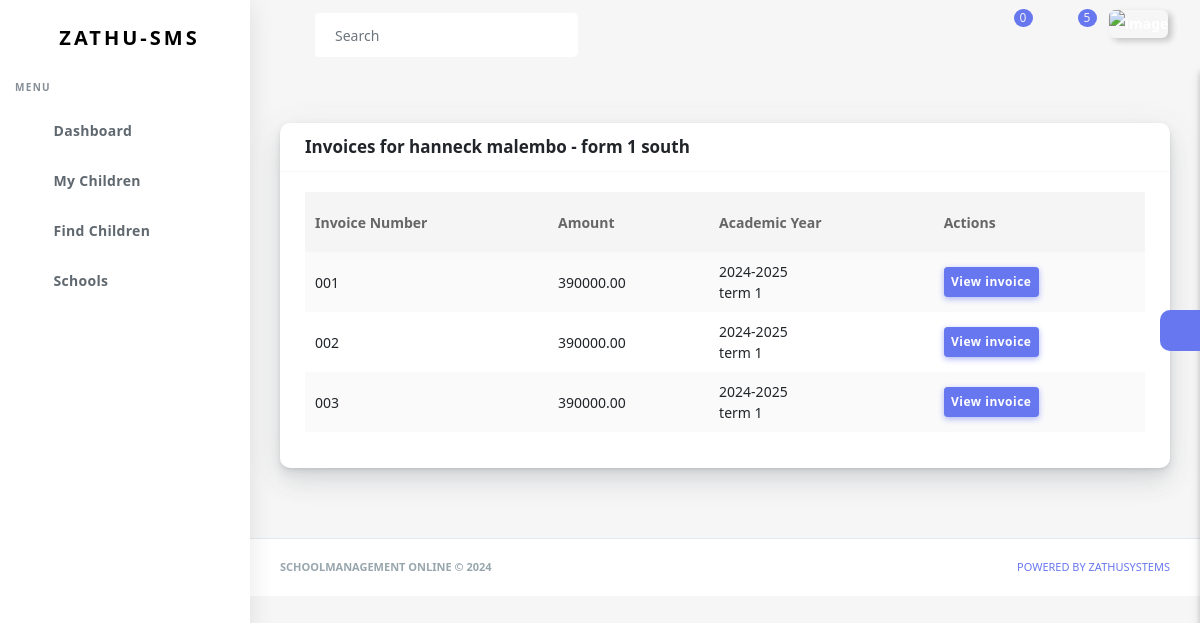
/parent/invoices/ (signed in), run on the app's committed database.
### finance/models.py (models this page shows, shortened)
class Invoice(models.Model):
    school=models.ForeignKey(Institution, on_delete=models.CASCADE, null=True, blank=True, default=None, related_name='invoices')
    academic_year=models.ForeignKey(AcademicYear, on_delete=models.CASCADE, null=True, blank=True, default=None, related_name='invoices')
    term=models.ForeignKey(Term, on_delete=models.CASCADE, null=True, blank=True, default=None, related_name='invoices')
    student=models.ForeignKey(Student, on_delete=models.CASCADE, related_name='invoices')
    fee=models.ForeignKey(Fee, on_delete=models.CASCADE , related_name='invoices')
    other_fee=models.ManyToManyField(OtherFee, related_name='invoices', null=True, blank=True, default=None)
    issue_discount=models.BooleanField(default=False)
    discount_percentage=models.IntegerField(max_length=2, null=True, blank=True, default=None)
    discount_amount=models.DecimalField(max_digits=10, decimal_places=2, default=False, null=True, blank=True)
    def tuition_fee_amount(self):
        return self.fee.fee_amount
    def other_fee_amount(self):
        total=0
        for d in self.other_fee.all():
            total+=d.fee_amount
        return total
    def total_fees(self):
        return self.tuition_fee_amount()+self.other_fee_amount()

class Fee(models.Model):
    school=models.ForeignKey(Institution, on_delete=models.CASCADE, null=True, blank=True, default=None, related_name='fees')
    fee_title=models.CharField(max_length=50, null=True, blank=True, default=None)
    fee_category=models.ForeignKey(FeeCategory, on_delete=models.CASCADE, null=True, blank=True, default=None, related_name='fees')
    term=models.ForeignKey(Term, on_delete=models.CASCADE, null=True, blank=True, default=None, related_name='fees')
    academic_year=models.ForeignKey(AcademicYear, on_delete=models.CASCADE, null=True, blank=True, default=None, related_name='fees')
    fee_amount=models.DecimalField(max_digits=10, decimal_places=2, default=0)
    due_date=models.DateField()
    p=(
        ('once off', 'Once Off'),
        ('per month', 'Per Month'),
        ('per term', 'Per Term'),
        ('per semister', 'Per Semister'),
        ('per year', 'Per Year')
    )
    period=models.CharField(max_length=20, choices=p, default='per term', null=True, blank=True)
    closed=models.BooleanField(default=False)
    date=models.DateField(auto_now_add=True, null=True, blank=True)
    class Meta:
        ordering=['-date']
        unique_together=['term', 'academic_year']

class OtherFee(models.Model):
    school=models.ForeignKey(Institution, on_delete=models.CASCADE, null=True, blank=True, default=None, related_name='other_fees')
    fee_title=models.CharField(max_length=50, null=True, blank=True, default=None)
    enrollment=models.ManyToManyField(Enrollment, related_name='other_fees',  null=True, blank=True, default=None)
    p=(
        ('once off', 'Once Off'),
        ('per month', 'Per Month'),
        ('per term', 'Per Term'),
        ('per semister', 'Per Semister'),
        ('per year', 'Per Year')
    )
    period=models.CharField(max_length=20, choices=p)
    fee_amount=models.DecimalField(max_digits=10, decimal_places=2, default=0)
    closed=models.BooleanField(default=False)
    date=models.DateField(auto_now_add=True, null=True, blank=True)
    class Meta:
        ordering=['-date']

### student/models.py (models this page shows, shortened)
class Student(models.Model):
    u=get_user_model()
    user=models.ForeignKey(u, on_delete=models.CASCADE, related_name='student_profile', blank=True, null=True, default=None)
    school=models.ForeignKey(Institution, on_delete=models.CASCADE, related_name='students')
    first_name=models.CharField(max_length=30)
    last_name=models.CharField(max_length=30)
    phone=models.IntegerField(null=True, blank=True, default=None)
    address=models.CharField(max_length=100, null=True, blank=True, default=None)
    id_number=models.IntegerField(default=None)
    sex=(
        ('male', 'Male'),
        ('female', 'Female')
    )
    gender=models.CharField(max_length=10, choices=sex)
    created_at=models.DateTimeField(auto_now_add=True)
    def __str__(self):
        cls=self.class_students.first()
        cls=cls.class_name
        return f'{self.first_name} {self.last_name} - {cls}'

### classroom/models.py (models this page shows, shortened)
class ClassRoom(models.Model):
    school=models.ForeignKey(Institution, on_delete=models.CASCADE, related_name='classes')
    class_name=models.CharField(max_length=20)
    students=models.ManyToManyField(Student, related_name='class_students', blank=True, default=None)
    teacher_assigned=models.ForeignKey(Instructor, on_delete=models.DO_NOTHING, related_name='assigned_class', null=True, blank=True, default=False)
    date_created=models.DateTimeField(auto_now_add=True)
    class Meta:
        ordering=['class_name']
        unique_together=['teacher_assigned', 'school']

### school_calendar/models.py (models this page shows)
class AcademicYear(models.Model):
    institution=models.ForeignKey(Institution, on_delete=models.CASCADE, related_name='academic_year')
    year=models.CharField(max_length=9, help_text='e.g 2024-2025')
    start_date=models.DateField(help_text='starting date of this academic year')
    end_date=models.DateField(help_text='ending date of this academic year')
    date=models.DateField(auto_now_add=True)
    closed=models.BooleanField(default=False)
    def __str__(self):
        return f'{self.year}'

class Term(models.Model):
    institution=models.ForeignKey(Institution, on_delete=models.CASCADE, related_name='terms')
    academic_year=models.ForeignKey(AcademicYear, on_delete=models.CASCADE, related_name='terms')
    title=models.CharField(max_length=50, help_text='e.g Term 1/Semister 2')
    start_date=models.DateField(help_text='starting date of this term/semister')
    end_date=models.DateField(help_text='ending date of this Term/Semister')
    date=models.DateField(auto_now_add=True)
    closed=models.BooleanField(default=False)
    def __str__(self):
        return f'{self.title}'

### parent/views.py (the view)
# urls.py: path('invoices/', invoices, name='invoices'),
def invoices(request):
    par=Parent.objects.get(user=request.user)
    child=ParentStudentAccess.objects.get(parent=par)
    invoices=Invoice.objects.filter(student=child.student)
    cont={
        'invoices':invoices
    }
    return render(request, 'templates/parent/invoicing.html', cont)

### accounts/models.py (called while the page is built)
    def is_online(self):
        online_threshold = timezone.now() - timedelta(minutes=5)
        user_profile = get_object_or_404(CustomUser, id=self.id)
        if user_profile.last_seen:
            return user_profile.last_seen >= online_threshold
        return False

### chatapp/context_processors.py (called while the page is built)
def chat_global_data(request):
    chats=None
    if request.user.is_authenticated:
        chats=Chat.objects.filter(users=(request.user)).order_by('-udated_at')
        counter_chats=Chat.objects.filter(users=(request.user)).order_by('-udated_at')[:6]
        counter=0
        for chat in counter_chats:
            messages=chat.chat_messages.filter(receiver=request.user, seen=False)
            if messages:
                counter+=1
                continue
        return {'counter_chats':counter_chats, 'chats': chats, 'counter':counter}
    return {'mkkk': chats}

### chatapp/models.py (called while the page is built)
    def unseen_msgs(self):
        msgs=self.chat_messages.filter(seen=False)
        if msgs:
            return msgs.last()
        return None

### landing_page/context_processors.py (called while the page is built)
def global_data(request):
    ins=SystemFeature.objects.all()[0:5]
    return {'featuress': ins, }

### main/templatetags/timeago_filters.py (called while the page is built)
@register.filter
def timeago(value):
    if not isinstance(value, datetime.datetime):
        return value
    now_time = now()
    delta = now_time - value
    seconds = delta.total_seconds()
    minutes = seconds / 60
    hours = minutes / 60
    days = hours / 24
    weeks = days / 7
    months = days / 30
    years = days / 365
    if seconds < 60:
        return f"{int(seconds)}s"
    elif minutes < 60:
        return f"{int(minutes)}m"
    elif hours < 24:
        return f"{int(hours)}h"
    elif days < 7:
        return f"{int(days)}d"
    elif weeks < 4:
        return f"{int(weeks)}w"
    elif months < 12:
        return f"{int(months)}mo"
    else:
        return f"{int(years)}y"

### notifications/context_processors.py (called while the page is built)
def notif_global_data(request):
    notifs=None
    if request.user.is_authenticated:
        notifs=Notification.objects.filter(recipient=request.user).order_by('-created_at')
        counter_notifs=Notification.objects.filter(recipient=request.user).order_by('-created_at')
        counter=0
        for notif in counter_notifs:
            if notif.show_onpage:
                counter+=1
        return {'counter_notifs':counter_notifs, 'notifs': notifs, 'n_counter':counter}
    return {'mkkk': notifs}

### templates/templates/parent/invoicing.html (shortened to what this page needs)
{% extends 'templates/parent/dashboard/base.html' %}
{% block content %}
<section class="section">
<div class="section-body">
<div class="row">
    <div class="col-12">
      <div class="card">
        <div class="card-header">
            <h4 class="d-inline">Invoices for {{invoices.last.student}}</h4>
        </div>
        <div class="card-body">
          <div class="table-responsive">
            <table class="table table-striped table-hover" id="save-stage" style="width:100%;">
              <thead>
                <tr>
                    <th>Invoice Number</th>
                    <th>Amount</th>
                    <th>Academic Year</th>
                    <th>Actions</th>
                </tr>
              </thead>
              <tbody>
                {% for fee in invoices %}
                <tr>
                    <td>00{{fee.id}}</td>
                    <td>{{fee.total_fees}}</td>
                    <td>{{ fee.academic_year }} <br> {{fee.term}}</td>
                    <td>
                    <a href="{% url 'parent:invoice_view' fee.id %}" class="btn btn-sm btn-primary">View invoice</a>
                    </td>
                </tr>
                {% endfor %}
              </tbody>
            </table>
          </div>
        </div>
      </div>
    </div>
  </div>
</div>
</section>
{% endblock %}

### data on the page
Invoice: last.student "hanneck malembo - form 1 south", id "3", total_fees "390000.00", academic_year "2024-2025", term "term 1"
Invoice: id "1", total_fees "390000.00", academic_year "2024-2025", term "term 1"
Invoice: id "2", total_fees "390000.00", academic_year "2024-2025", term "term 1"

### other printed values
{{ counter }} "0"
{{ n_counter }} "5"
